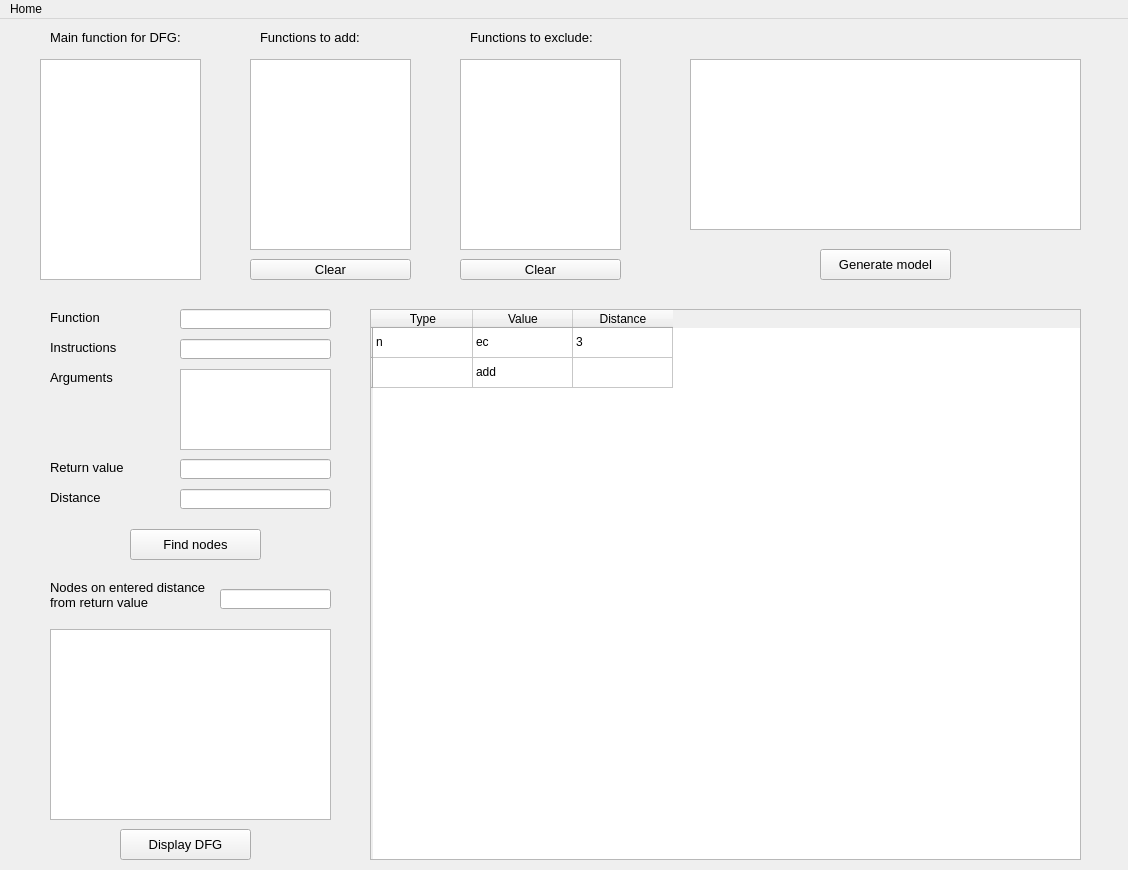
<?xml version="1.0" encoding="UTF-8"?>
<ui version="4.0">
 <class>MainWindow</class>
 <widget class="QMainWindow" name="MainWindow">
  <property name="geometry">
   <rect>
    <x>0</x>
    <y>0</y>
    <width>1128</width>
    <height>870</height>
   </rect>
  </property>
  <property name="maximumSize">
   <size>
    <width>1130</width>
    <height>870</height>
   </size>
  </property>
  <property name="windowTitle">
   <string>DFGConstructor</string>
  </property>
  <widget class="QWidget" name="centralwidget">
   <widget class="QListView" name="listFunctions">
    <property name="geometry">
     <rect>
      <x>40</x>
      <y>40</y>
      <width>161</width>
      <height>221</height>
     </rect>
    </property>
    <property name="font">
     <font>
      <pointsize>10</pointsize>
     </font>
    </property>
   </widget>
   <widget class="QListView" name="listFunctAdd">
    <property name="geometry">
     <rect>
      <x>250</x>
      <y>40</y>
      <width>161</width>
      <height>191</height>
     </rect>
    </property>
    <property name="font">
     <font>
      <pointsize>10</pointsize>
     </font>
    </property>
   </widget>
   <widget class="QLabel" name="label">
    <property name="geometry">
     <rect>
      <x>50</x>
      <y>10</y>
      <width>131</width>
      <height>16</height>
     </rect>
    </property>
    <property name="font">
     <font>
      <pointsize>10</pointsize>
     </font>
    </property>
    <property name="text">
     <string>Main function for DFG:</string>
    </property>
   </widget>
   <widget class="QLabel" name="label_2">
    <property name="geometry">
     <rect>
      <x>260</x>
      <y>10</y>
      <width>161</width>
      <height>16</height>
     </rect>
    </property>
    <property name="font">
     <font>
      <pointsize>10</pointsize>
     </font>
    </property>
    <property name="text">
     <string>Functions to add:</string>
    </property>
   </widget>
   <widget class="QLabel" name="label_3">
    <property name="geometry">
     <rect>
      <x>470</x>
      <y>10</y>
      <width>161</width>
      <height>16</height>
     </rect>
    </property>
    <property name="font">
     <font>
      <pointsize>10</pointsize>
     </font>
    </property>
    <property name="text">
     <string>Functions to exclude:</string>
    </property>
   </widget>
   <widget class="QListView" name="listFunctDel">
    <property name="geometry">
     <rect>
      <x>460</x>
      <y>40</y>
      <width>161</width>
      <height>191</height>
     </rect>
    </property>
    <property name="font">
     <font>
      <pointsize>10</pointsize>
     </font>
    </property>
   </widget>
   <widget class="QPushButton" name="btnGenerate">
    <property name="geometry">
     <rect>
      <x>820</x>
      <y>230</y>
      <width>131</width>
      <height>31</height>
     </rect>
    </property>
    <property name="font">
     <font>
      <pointsize>10</pointsize>
     </font>
    </property>
    <property name="text">
     <string>Generate model</string>
    </property>
   </widget>
   <widget class="QTextEdit" name="textPrint">
    <property name="geometry">
     <rect>
      <x>690</x>
      <y>40</y>
      <width>391</width>
      <height>171</height>
     </rect>
    </property>
    <property name="font">
     <font>
      <pointsize>10</pointsize>
     </font>
    </property>
   </widget>
   <widget class="QLabel" name="label_4">
    <property name="geometry">
     <rect>
      <x>50</x>
      <y>290</y>
      <width>61</width>
      <height>16</height>
     </rect>
    </property>
    <property name="font">
     <font>
      <pointsize>10</pointsize>
     </font>
    </property>
    <property name="text">
     <string>Function</string>
    </property>
   </widget>
   <widget class="QLineEdit" name="lineFuncName">
    <property name="geometry">
     <rect>
      <x>180</x>
      <y>290</y>
      <width>151</width>
      <height>20</height>
     </rect>
    </property>
    <property name="font">
     <font>
      <pointsize>10</pointsize>
     </font>
    </property>
    <property name="readOnly">
     <bool>true</bool>
    </property>
   </widget>
   <widget class="QLabel" name="label_5">
    <property name="geometry">
     <rect>
      <x>50</x>
      <y>320</y>
      <width>71</width>
      <height>16</height>
     </rect>
    </property>
    <property name="font">
     <font>
      <pointsize>10</pointsize>
     </font>
    </property>
    <property name="text">
     <string>Instructions</string>
    </property>
   </widget>
   <widget class="QLineEdit" name="lineInstrsNum">
    <property name="geometry">
     <rect>
      <x>180</x>
      <y>320</y>
      <width>151</width>
      <height>20</height>
     </rect>
    </property>
    <property name="font">
     <font>
      <pointsize>10</pointsize>
     </font>
    </property>
    <property name="readOnly">
     <bool>true</bool>
    </property>
   </widget>
   <widget class="QLabel" name="label_6">
    <property name="geometry">
     <rect>
      <x>50</x>
      <y>350</y>
      <width>71</width>
      <height>16</height>
     </rect>
    </property>
    <property name="font">
     <font>
      <pointsize>10</pointsize>
     </font>
    </property>
    <property name="text">
     <string>Arguments</string>
    </property>
   </widget>
   <widget class="QListView" name="listArgs">
    <property name="geometry">
     <rect>
      <x>180</x>
      <y>350</y>
      <width>151</width>
      <height>81</height>
     </rect>
    </property>
    <property name="font">
     <font>
      <pointsize>10</pointsize>
     </font>
    </property>
   </widget>
   <widget class="QLabel" name="label_7">
    <property name="geometry">
     <rect>
      <x>50</x>
      <y>440</y>
      <width>81</width>
      <height>16</height>
     </rect>
    </property>
    <property name="font">
     <font>
      <pointsize>10</pointsize>
     </font>
    </property>
    <property name="text">
     <string>Return value</string>
    </property>
   </widget>
   <widget class="QLineEdit" name="lineRetValue">
    <property name="geometry">
     <rect>
      <x>180</x>
      <y>440</y>
      <width>151</width>
      <height>20</height>
     </rect>
    </property>
    <property name="font">
     <font>
      <pointsize>10</pointsize>
     </font>
    </property>
    <property name="readOnly">
     <bool>true</bool>
    </property>
   </widget>
   <widget class="QLineEdit" name="lineDistance">
    <property name="geometry">
     <rect>
      <x>180</x>
      <y>470</y>
      <width>151</width>
      <height>20</height>
     </rect>
    </property>
    <property name="font">
     <font>
      <pointsize>10</pointsize>
     </font>
    </property>
   </widget>
   <widget class="QLabel" name="label_8">
    <property name="geometry">
     <rect>
      <x>50</x>
      <y>470</y>
      <width>81</width>
      <height>16</height>
     </rect>
    </property>
    <property name="font">
     <font>
      <pointsize>10</pointsize>
     </font>
    </property>
    <property name="text">
     <string>Distance</string>
    </property>
   </widget>
   <widget class="QPushButton" name="btnFindNodes">
    <property name="geometry">
     <rect>
      <x>130</x>
      <y>510</y>
      <width>131</width>
      <height>31</height>
     </rect>
    </property>
    <property name="font">
     <font>
      <pointsize>10</pointsize>
     </font>
    </property>
    <property name="text">
     <string>Find nodes</string>
    </property>
   </widget>
   <widget class="QLineEdit" name="lineNodesNum">
    <property name="geometry">
     <rect>
      <x>220</x>
      <y>570</y>
      <width>111</width>
      <height>20</height>
     </rect>
    </property>
    <property name="font">
     <font>
      <pointsize>10</pointsize>
     </font>
    </property>
    <property name="readOnly">
     <bool>true</bool>
    </property>
   </widget>
   <widget class="QLabel" name="label_9">
    <property name="geometry">
     <rect>
      <x>50</x>
      <y>560</y>
      <width>161</width>
      <height>31</height>
     </rect>
    </property>
    <property name="font">
     <font>
      <pointsize>10</pointsize>
     </font>
    </property>
    <property name="text">
     <string>Nodes on entered distance
from return value</string>
    </property>
   </widget>
   <widget class="QListView" name="listFoundNodes">
    <property name="geometry">
     <rect>
      <x>50</x>
      <y>610</y>
      <width>281</width>
      <height>191</height>
     </rect>
    </property>
    <property name="font">
     <font>
      <pointsize>10</pointsize>
     </font>
    </property>
   </widget>
   <widget class="QPushButton" name="btnDisplayDFG">
    <property name="geometry">
     <rect>
      <x>120</x>
      <y>810</y>
      <width>131</width>
      <height>31</height>
     </rect>
    </property>
    <property name="font">
     <font>
      <pointsize>10</pointsize>
     </font>
    </property>
    <property name="text">
     <string>Display DFG</string>
    </property>
   </widget>
   <widget class="QPushButton" name="btnClearlAdd">
    <property name="geometry">
     <rect>
      <x>250</x>
      <y>240</y>
      <width>161</width>
      <height>21</height>
     </rect>
    </property>
    <property name="font">
     <font>
      <pointsize>10</pointsize>
     </font>
    </property>
    <property name="text">
     <string>Clear</string>
    </property>
   </widget>
   <widget class="QPushButton" name="btnClearlDel">
    <property name="geometry">
     <rect>
      <x>460</x>
      <y>240</y>
      <width>161</width>
      <height>21</height>
     </rect>
    </property>
    <property name="font">
     <font>
      <pointsize>10</pointsize>
     </font>
    </property>
    <property name="text">
     <string>Clear</string>
    </property>
   </widget>
   <widget class="QTableWidget" name="tableWidget">
    <property name="geometry">
     <rect>
      <x>370</x>
      <y>290</y>
      <width>711</width>
      <height>551</height>
     </rect>
    </property>
    <property name="horizontalScrollBarPolicy">
     <enum>Qt::ScrollBarAlwaysOff</enum>
    </property>
    <property name="columnCount">
     <number>3</number>
    </property>
    <row>
     <property name="text">
      <string/>
     </property>
    </row>
    <row>
     <property name="text">
      <string/>
     </property>
    </row>
    <column>
     <property name="text">
      <string>Type</string>
     </property>
    </column>
    <column>
     <property name="text">
      <string>Value</string>
     </property>
    </column>
    <column>
     <property name="text">
      <string>Distance</string>
     </property>
    </column>
    <item row="0" column="0">
     <property name="text">
      <string>n</string>
     </property>
    </item>
    <item row="0" column="1">
     <property name="text">
      <string>ec</string>
     </property>
    </item>
    <item row="0" column="2">
     <property name="text">
      <string>3</string>
     </property>
    </item>
    <item row="1" column="1">
     <property name="text">
      <string>add</string>
     </property>
    </item>
   </widget>
  </widget>
  <widget class="QMenuBar" name="menubar">
   <property name="geometry">
    <rect>
     <x>0</x>
     <y>0</y>
     <width>1128</width>
     <height>21</height>
    </rect>
   </property>
   <widget class="QMenu" name="menuBack">
    <property name="title">
     <string>Home</string>
    </property>
    <addaction name="actionBack"/>
   </widget>
   <addaction name="menuBack"/>
  </widget>
  <action name="actionfff">
   <property name="text">
    <string>fff</string>
   </property>
  </action>
  <action name="actionBack">
   <property name="text">
    <string>Back</string>
   </property>
  </action>
 </widget>
 <resources/>
 <connections/>
</ui>
